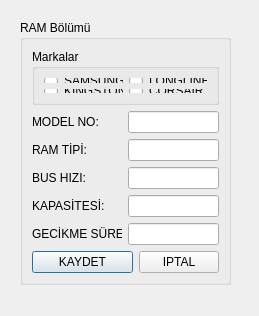
<?xml version="1.0" encoding="UTF-8"?>
<ui version="4.0">
 <class>TMORAMTanimlamaFormu</class>
 <widget class="QDialog" name="TMORAMTanimlamaFormu">
  <property name="geometry">
   <rect>
    <x>0</x>
    <y>0</y>
    <width>259</width>
    <height>316</height>
   </rect>
  </property>
  <property name="windowTitle">
   <string>Dialog</string>
  </property>
  <widget class="QGroupBox" name="groupBox">
   <property name="geometry">
    <rect>
     <x>20</x>
     <y>20</y>
     <width>211</width>
     <height>265</height>
    </rect>
   </property>
   <property name="title">
    <string>RAM Bölümü</string>
   </property>
   <layout class="QGridLayout" name="gridLayout_2">
    <item row="0" column="0" colspan="3">
     <widget class="QGroupBox" name="groupBox_2">
      <property name="title">
       <string>Markalar</string>
      </property>
      <layout class="QGridLayout" name="gridLayout">
       <item row="0" column="0">
        <widget class="QRadioButton" name="radioButton">
         <property name="text">
          <string>SAMSUNG</string>
         </property>
        </widget>
       </item>
       <item row="0" column="1">
        <widget class="QRadioButton" name="radioButton_3">
         <property name="text">
          <string>LONGLINE</string>
         </property>
        </widget>
       </item>
       <item row="1" column="0">
        <widget class="QRadioButton" name="radioButton_2">
         <property name="text">
          <string>KINGSTON</string>
         </property>
        </widget>
       </item>
       <item row="1" column="1">
        <widget class="QRadioButton" name="radioButton_4">
         <property name="text">
          <string>CORSAİR</string>
         </property>
        </widget>
       </item>
      </layout>
     </widget>
    </item>
    <item row="1" column="0">
     <widget class="QLabel" name="label">
      <property name="text">
       <string>MODEL NO:</string>
      </property>
     </widget>
    </item>
    <item row="1" column="1" colspan="2">
     <widget class="QLineEdit" name="lineEdit"/>
    </item>
    <item row="2" column="0">
     <widget class="QLabel" name="label_2">
      <property name="text">
       <string>RAM TİPİ:</string>
      </property>
     </widget>
    </item>
    <item row="2" column="1" colspan="2">
     <widget class="QLineEdit" name="lineEdit_2"/>
    </item>
    <item row="3" column="0">
     <widget class="QLabel" name="label_4">
      <property name="text">
       <string>BUS HIZI:</string>
      </property>
     </widget>
    </item>
    <item row="3" column="1" colspan="2">
     <widget class="QLineEdit" name="lineEdit_4"/>
    </item>
    <item row="4" column="0">
     <widget class="QLabel" name="label_3">
      <property name="text">
       <string>KAPASİTESİ:</string>
      </property>
     </widget>
    </item>
    <item row="4" column="1" colspan="2">
     <widget class="QLineEdit" name="lineEdit_3"/>
    </item>
    <item row="5" column="0">
     <widget class="QLabel" name="label_6">
      <property name="text">
       <string>GECİKME SÜRESİ:</string>
      </property>
     </widget>
    </item>
    <item row="5" column="1" colspan="2">
     <widget class="QLineEdit" name="lineEdit_5"/>
    </item>
    <item row="6" column="0" colspan="2">
     <widget class="QPushButton" name="pushButton">
      <property name="text">
       <string>KAYDET</string>
      </property>
     </widget>
    </item>
    <item row="6" column="2">
     <widget class="QPushButton" name="pushButton_2">
      <property name="text">
       <string>IPTAL</string>
      </property>
     </widget>
    </item>
   </layout>
  </widget>
 </widget>
 <resources/>
 <connections/>
</ui>
